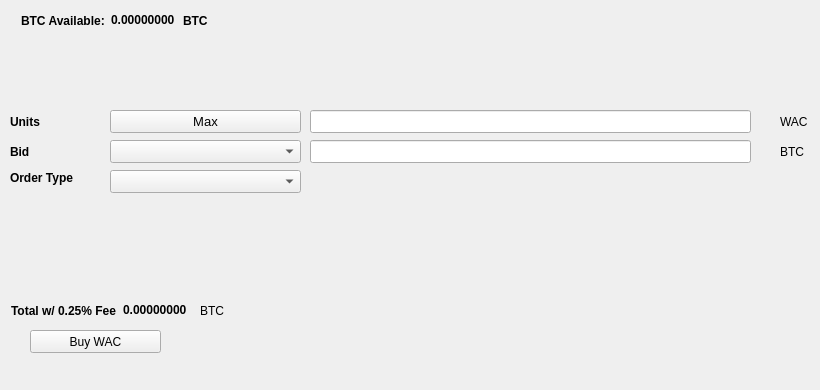
   <widget class="QWidget" name="BuyTab">
    <attribute name="title">
     <string>Buy</string>
    </attribute>
    <widget class="QPushButton" name="BuyWAC">
     <property name="geometry">
      <rect>
       <x>30</x>
       <y>330</y>
       <width>131</width>
       <height>23</height>
      </rect>
     </property>
     <property name="text">
      <string>Buy WAC</string>
     </property>
     <property name="icon">
      <iconset resource="../wac.qrc">
       <normaloff>:/icons/bitcoin</normaloff>:/icons/bitcoin</iconset>
     </property>
    </widget>
    <widget class="QLabel" name="label_3">
     <property name="geometry">
      <rect>
       <x>10</x>
       <y>110</y>
       <width>46</width>
       <height>23</height>
      </rect>
     </property>
     <property name="font">
      <font>
       <weight>75</weight>
       <bold>true</bold>
      </font>
     </property>
     <property name="text">
      <string>Units</string>
     </property>
    </widget>
    <widget class="QLineEdit" name="UnitsInput">
     <property name="geometry">
      <rect>
       <x>310</x>
       <y>110</y>
       <width>441</width>
       <height>23</height>
      </rect>
     </property>
     <property name="font">
      <font>
       <pointsize>9</pointsize>
       <weight>75</weight>
       <bold>true</bold>
      </font>
     </property>
    </widget>
    <widget class="QLineEdit" name="BuyBidPriceEdit">
     <property name="geometry">
      <rect>
       <x>310</x>
       <y>140</y>
       <width>441</width>
       <height>23</height>
      </rect>
     </property>
     <property name="font">
      <font>
       <pointsize>9</pointsize>
       <weight>75</weight>
       <bold>true</bold>
      </font>
     </property>
    </widget>
    <widget class="QLabel" name="label_4">
     <property name="geometry">
      <rect>
       <x>780</x>
       <y>110</y>
       <width>31</width>
       <height>23</height>
      </rect>
     </property>
     <property name="text">
      <string>WAC</string>
     </property>
    </widget>
    <widget class="QLabel" name="label_5">
     <property name="geometry">
      <rect>
       <x>780</x>
       <y>140</y>
       <width>31</width>
       <height>23</height>
      </rect>
     </property>
     <property name="text">
      <string>BTC</string>
     </property>
    </widget>
    <widget class="QLabel" name="label_6">
     <property name="geometry">
      <rect>
       <x>10</x>
       <y>140</y>
       <width>46</width>
       <height>23</height>
      </rect>
     </property>
     <property name="font">
      <font>
       <weight>75</weight>
       <bold>true</bold>
      </font>
     </property>
     <property name="text">
      <string>Bid</string>
     </property>
    </widget>
    <widget class="QLabel" name="label_7">
     <property name="geometry">
      <rect>
       <x>10</x>
       <y>170</y>
       <width>91</width>
       <height>16</height>
      </rect>
     </property>
     <property name="font">
      <font>
       <weight>75</weight>
       <bold>true</bold>
      </font>
     </property>
     <property name="text">
      <string>Order Type</string>
     </property>
    </widget>
    <widget class="QPushButton" name="Buy_Max_Amount">
     <property name="geometry">
      <rect>
       <x>110</x>
       <y>110</y>
       <width>191</width>
       <height>23</height>
      </rect>
     </property>
     <property name="font">
      <font>
       <pointsize>10</pointsize>
      </font>
     </property>
     <property name="text">
      <string>Max</string>
     </property>
    </widget>
    <widget class="QComboBox" name="BuyBidcomboBox">
     <property name="geometry">
      <rect>
       <x>110</x>
       <y>140</y>
       <width>191</width>
       <height>23</height>
      </rect>
     </property>
     <property name="font">
      <font>
       <pointsize>10</pointsize>
      </font>
     </property>
    </widget>
    <widget class="QComboBox" name="buyOrdertypeCombo">
     <property name="geometry">
      <rect>
       <x>110</x>
       <y>170</y>
       <width>191</width>
       <height>23</height>
      </rect>
     </property>
     <property name="font">
      <font>
       <pointsize>10</pointsize>
      </font>
     </property>
    </widget>
    <widget class="QWidget" name="layoutWidget1">
     <property name="geometry">
      <rect>
       <x>21</x>
       <y>11</y>
       <width>227</width>
       <height>19</height>
      </rect>
     </property>
     <layout class="QHBoxLayout" name="horizontalLayout_3">
      <item>
       <widget class="QLabel" name="label232">
        <property name="font">
         <font>
          <weight>75</weight>
          <bold>true</bold>
         </font>
        </property>
        <property name="text">
         <string>BTC Available:</string>
        </property>
       </widget>
      </item>
      <item>
       <widget class="QLabel" name="BtcAvailableLbl">
        <property name="palette">
         <palette>
          <active>
           <colorrole role="WindowText">
            <brush brushstyle="SolidPattern">
             <color alpha="255">
              <red>0</red>
              <green>0</green>
              <blue>0</blue>
             </color>
            </brush>
           </colorrole>
           <colorrole role="Button">
            <brush brushstyle="SolidPattern">
             <color alpha="255">
              <red>0</red>
              <green>170</green>
              <blue>0</blue>
             </color>
            </brush>
           </colorrole>
           <colorrole role="Light">
            <brush brushstyle="SolidPattern">
             <color alpha="255">
              <red>0</red>
              <green>255</green>
              <blue>0</blue>
             </color>
            </brush>
           </colorrole>
           <colorrole role="Midlight">
            <brush brushstyle="SolidPattern">
             <color alpha="255">
              <red>0</red>
              <green>212</green>
              <blue>0</blue>
             </color>
            </brush>
           </colorrole>
           <colorrole role="Dark">
            <brush brushstyle="SolidPattern">
             <color alpha="255">
              <red>0</red>
              <green>85</green>
              <blue>0</blue>
             </color>
            </brush>
           </colorrole>
           <colorrole role="Mid">
            <brush brushstyle="SolidPattern">
             <color alpha="255">
              <red>0</red>
              <green>113</green>
              <blue>0</blue>
             </color>
            </brush>
           </colorrole>
           <colorrole role="Text">
            <brush brushstyle="SolidPattern">
             <color alpha="255">
              <red>0</red>
              <green>170</green>
              <blue>0</blue>
             </color>
            </brush>
           </colorrole>
           <colorrole role="BrightText">
            <brush brushstyle="SolidPattern">
             <color alpha="255">
              <red>255</red>
              <green>255</green>
              <blue>255</blue>
             </color>
            </brush>
           </colorrole>
           <colorrole role="ButtonText">
            <brush brushstyle="SolidPattern">
             <color alpha="255">
              <red>0</red>
              <green>0</green>
              <blue>0</blue>
             </color>
            </brush>
           </colorrole>
           <colorrole role="Base">
            <brush brushstyle="SolidPattern">
             <color alpha="255">
              <red>255</red>
              <green>255</green>
              <blue>255</blue>
             </color>
            </brush>
           </colorrole>
           <colorrole role="Window">
            <brush brushstyle="SolidPattern">
             <color alpha="255">
              <red>0</red>
              <green>170</green>
              <blue>0</blue>
             </color>
            </brush>
           </colorrole>
           <colorrole role="Shadow">
            <brush brushstyle="SolidPattern">
             <color alpha="255">
              <red>0</red>
              <green>0</green>
              <blue>0</blue>
             </color>
            </brush>
           </colorrole>
           <colorrole role="AlternateBase">
            <brush brushstyle="SolidPattern">
             <color alpha="255">
              <red>127</red>
              <green>212</green>
              <blue>127</blue>
             </color>
            </brush>
           </colorrole>
           <colorrole role="ToolTipBase">
            <brush brushstyle="SolidPattern">
             <color alpha="255">
              <red>255</red>
              <green>255</green>
              <blue>220</blue>
             </color>
            </brush>
           </colorrole>
           <colorrole role="ToolTipText">
            <brush brushstyle="SolidPattern">
             <color alpha="255">
              <red>0</red>
              <green>0</green>
              <blue>0</blue>
             </color>
            </brush>
           </colorrole>
          </active>
          <inactive>
           <colorrole role="WindowText">
            <brush brushstyle="SolidPattern">
             <color alpha="255">
              <red>0</red>
              <green>0</green>
              <blue>0</blue>
             </color>
            </brush>
           </colorrole>
           <colorrole role="Button">
            <brush brushstyle="SolidPattern">
             <color alpha="255">
              <red>0</red>
              <green>170</green>
              <blue>0</blue>
             </color>
            </brush>
           </colorrole>
           <colorrole role="Light">
            <brush brushstyle="SolidPattern">
             <color alpha="255">
              <red>0</red>
              <green>255</green>
              <blue>0</blue>
             </color>
            </brush>
           </colorrole>
           <colorrole role="Midlight">
            <brush brushstyle="SolidPattern">
             <color alpha="255">
              <red>0</red>
              <green>212</green>
              <blue>0</blue>
             </color>
            </brush>
           </colorrole>
           <colorrole role="Dark">
            <brush brushstyle="SolidPattern">
             <color alpha="255">
              <red>0</red>
              <green>85</green>
              <blue>0</blue>
             </color>
            </brush>
           </colorrole>
           <colorrole role="Mid">
            <brush brushstyle="SolidPattern">
             <color alpha="255">
              <red>0</red>
              <green>113</green>
              <blue>0</blue>
             </color>
            </brush>
           </colorrole>
           <colorrole role="Text">
            <brush brushstyle="SolidPattern">
             <color alpha="255">
              <red>0</red>
              <green>170</green>
              <blue>0</blue>
             </color>
            </brush>
           </colorrole>
           <colorrole role="BrightText">
            <brush brushstyle="SolidPattern">
             <color alpha="255">
              <red>255</red>
              <green>255</green>
              <blue>255</blue>
             </color>
            </brush>
           </colorrole>
           <colorrole role="ButtonText">
            <brush brushstyle="SolidPattern">
             <color alpha="255">
              <red>0</red>
              <green>0</green>
              <blue>0</blue>
             </color>
            </brush>
           </colorrole>
           <colorrole role="Base">
            <brush brushstyle="SolidPattern">
             <color alpha="255">
              <red>255</red>
              <green>255</green>
              <blue>255</blue>
             </color>
            </brush>
           </colorrole>
           <colorrole role="Window">
            <brush brushstyle="SolidPattern">
             <color alpha="255">
              <red>0</red>
              <green>170</green>
              <blue>0</blue>
             </color>
            </brush>
           </colorrole>
           <colorrole role="Shadow">
            <brush brushstyle="SolidPattern">
             <color alpha="255">
              <red>0</red>
              <green>0</green>
              <blue>0</blue>
             </color>
            </brush>
           </colorrole>
           <colorrole role="AlternateBase">
            <brush brushstyle="SolidPattern">
             <color alpha="255">
              <red>127</red>
              <green>212</green>
              <blue>127</blue>
             </color>
            </brush>
           </colorrole>
           <colorrole role="ToolTipBase">
            <brush brushstyle="SolidPattern">
             <color alpha="255">
              <red>255</red>
              <green>255</green>
              <blue>220</blue>
             </color>
            </brush>
           </colorrole>
           <colorrole role="ToolTipText">
            <brush brushstyle="SolidPattern">
             <color alpha="255">
              <red>0</red>
              <green>0</green>
              <blue>0</blue>
             </color>
            </brush>
           </colorrole>
          </inactive>
          <disabled>
           <colorrole role="WindowText">
            <brush brushstyle="SolidPattern">
             <color alpha="255">
              <red>0</red>
              <green>85</green>
              <blue>0</blue>
             </color>
            </brush>
           </colorrole>
           <colorrole role="Button">
            <brush brushstyle="SolidPattern">
             <color alpha="255">
              <red>0</red>
              <green>170</green>
              <blue>0</blue>
             </color>
            </brush>
           </colorrole>
           <colorrole role="Light">
            <brush brushstyle="SolidPattern">
             <color alpha="255">
              <red>0</red>
              <green>255</green>
              <blue>0</blue>
             </color>
            </brush>
           </colorrole>
           <colorrole role="Midlight">
            <brush brushstyle="SolidPattern">
             <color alpha="255">
              <red>0</red>
              <green>212</green>
              <blue>0</blue>
             </color>
            </brush>
           </colorrole>
           <colorrole role="Dark">
            <brush brushstyle="SolidPattern">
             <color alpha="255">
              <red>0</red>
              <green>85</green>
              <blue>0</blue>
             </color>
            </brush>
           </colorrole>
           <colorrole role="Mid">
            <brush brushstyle="SolidPattern">
             <color alpha="255">
              <red>0</red>
              <green>113</green>
              <blue>0</blue>
             </color>
            </brush>
           </colorrole>
           <colorrole role="Text">
            <brush brushstyle="SolidPattern">
             <color alpha="255">
              <red>0</red>
              <green>85</green>
              <blue>0</blue>
             </color>
            </brush>
           </colorrole>
           <colorrole role="BrightText">
            <brush brushstyle="SolidPattern">
             <color alpha="255">
              <red>255</red>
              <green>255</green>
              <blue>255</blue>
             </color>
            </brush>
           </colorrole>
           <colorrole role="ButtonText">
            <brush brushstyle="SolidPattern">
             <color alpha="255">
              <red>0</red>
              <green>85</green>
              <blue>0</blue>
             </color>
            </brush>
           </colorrole>
           <colorrole role="Base">
            <brush brushstyle="SolidPattern">
             <color alpha="255">
              <red>0</red>
              <green>170</green>
              <blue>0</blue>
             </color>
            </brush>
           </colorrole>
           <colorrole role="Window">
            <brush brushstyle="SolidPattern">
             <color alpha="255">
              <red>0</red>
              <green>170</green>
              <blue>0</blue>
             </color>
            </brush>
           </colorrole>
           <colorrole role="Shadow">
            <brush brushstyle="SolidPattern">
             <color alpha="255">
              <red>0</red>
              <green>0</green>
              <blue>0</blue>
             </color>
            </brush>
           </colorrole>
           <colorrole role="AlternateBase">
            <brush brushstyle="SolidPattern">
             <color alpha="255">
              <red>0</red>
              <green>170</green>
              <blue>0</blue>
             </color>
            </brush>
           </colorrole>
           <colorrole role="ToolTipBase">
            <brush brushstyle="SolidPattern">
             <color alpha="255">
              <red>255</red>
              <green>255</green>
              <blue>220</blue>
             </color>
            </brush>
           </colorrole>
           <colorrole role="ToolTipText">
            <brush brushstyle="SolidPattern">
             <color alpha="255">
              <red>0</red>
              <green>0</green>
              <blue>0</blue>
             </color>
            </brush>
           </colorrole>
          </disabled>
         </palette>
        </property>
        <property name="font">
         <font>
          <weight>75</weight>
          <bold>true</bold>
         </font>
        </property>
        <property name="text">
         <string>0.00000000</string>
        </property>
        <property name="textInteractionFlags">
         <set>Qt::LinksAccessibleByMouse|Qt::TextSelectableByKeyboard|Qt::TextSelectableByMouse</set>
        </property>
       </widget>
      </item>
      <item>
       <widget class="QLabel" name="BtcAvailableLbl_2">
        <property name="font">
         <font>
          <weight>75</weight>
          <bold>true</bold>
         </font>
        </property>
        <property name="text">
         <string>BTC</string>
        </property>
       </widget>
      </item>
     </layout>
    </widget>
    <widget class="QWidget" name="layoutWidge2">
     <property name="geometry">
      <rect>
       <x>11</x>
       <y>301</y>
       <width>259</width>
       <height>19</height>
      </rect>
     </property>
     <layout class="QHBoxLayout" name="horizontalLayout_4">
      <item>
       <widget class="QLabel" name="label_9">
        <property name="font">
         <font>
          <weight>75</weight>
          <bold>true</bold>
         </font>
        </property>
        <property name="text">
         <string>Total w/ 0.25% Fee</string>
        </property>
       </widget>
      </item>
      <item>
       <widget class="QLabel" name="BuyCostLabel">
        <property name="palette">
         <palette>
          <active>
           <colorrole role="WindowText">
            <brush brushstyle="SolidPattern">
             <color alpha="255">
              <red>0</red>
              <green>0</green>
              <blue>0</blue>
             </color>
            </brush>
           </colorrole>
           <colorrole role="Button">
            <brush brushstyle="SolidPattern">
             <color alpha="255">
              <red>0</red>
              <green>170</green>
              <blue>0</blue>
             </color>
            </brush>
           </colorrole>
           <colorrole role="Light">
            <brush brushstyle="SolidPattern">
             <color alpha="255">
              <red>0</red>
              <green>255</green>
              <blue>0</blue>
             </color>
            </brush>
           </colorrole>
           <colorrole role="Midlight">
            <brush brushstyle="SolidPattern">
             <color alpha="255">
              <red>0</red>
              <green>212</green>
              <blue>0</blue>
             </color>
            </brush>
           </colorrole>
           <colorrole role="Dark">
            <brush brushstyle="SolidPattern">
             <color alpha="255">
              <red>0</red>
              <green>85</green>
              <blue>0</blue>
             </color>
            </brush>
           </colorrole>
           <colorrole role="Mid">
            <brush brushstyle="SolidPattern">
             <color alpha="255">
              <red>0</red>
              <green>113</green>
              <blue>0</blue>
             </color>
            </brush>
           </colorrole>
           <colorrole role="Text">
            <brush brushstyle="SolidPattern">
             <color alpha="255">
              <red>0</red>
              <green>170</green>
              <blue>0</blue>
             </color>
            </brush>
           </colorrole>
           <colorrole role="BrightText">
            <brush brushstyle="SolidPattern">
             <color alpha="255">
              <red>255</red>
              <green>255</green>
              <blue>255</blue>
             </color>
            </brush>
           </colorrole>
           <colorrole role="ButtonText">
            <brush brushstyle="SolidPattern">
             <color alpha="255">
              <red>0</red>
              <green>0</green>
              <blue>0</blue>
             </color>
            </brush>
           </colorrole>
           <colorrole role="Base">
            <brush brushstyle="SolidPattern">
             <color alpha="255">
              <red>255</red>
              <green>255</green>
              <blue>255</blue>
             </color>
            </brush>
           </colorrole>
           <colorrole role="Window">
            <brush brushstyle="SolidPattern">
             <color alpha="255">
              <red>0</red>
              <green>170</green>
              <blue>0</blue>
             </color>
            </brush>
           </colorrole>
           <colorrole role="Shadow">
            <brush brushstyle="SolidPattern">
             <color alpha="255">
              <red>0</red>
              <green>0</green>
              <blue>0</blue>
             </color>
            </brush>
           </colorrole>
           <colorrole role="AlternateBase">
            <brush brushstyle="SolidPattern">
             <color alpha="255">
              <red>127</red>
              <green>212</green>
              <blue>127</blue>
             </color>
            </brush>
           </colorrole>
           <colorrole role="ToolTipBase">
            <brush brushstyle="SolidPattern">
             <color alpha="255">
              <red>255</red>
              <green>255</green>
              <blue>220</blue>
             </color>
            </brush>
           </colorrole>
           <colorrole role="ToolTipText">
            <brush brushstyle="SolidPattern">
             <color alpha="255">
              <red>0</red>
              <green>0</green>
              <blue>0</blue>
             </color>
            </brush>
           </colorrole>
          </active>
          <inactive>
           <colorrole role="WindowText">
            <brush brushstyle="SolidPattern">
             <color alpha="255">
              <red>0</red>
              <green>0</green>
              <blue>0</blue>
             </color>
            </brush>
           </colorrole>
           <colorrole role="Button">
            <brush brushstyle="SolidPattern">
             <color alpha="255">
              <red>0</red>
              <green>170</green>
              <blue>0</blue>
             </color>
            </brush>
           </colorrole>
           <colorrole role="Light">
            <brush brushstyle="SolidPattern">
             <color alpha="255">
              <red>0</red>
              <green>255</green>
              <blue>0</blue>
             </color>
            </brush>
           </colorrole>
           <colorrole role="Midlight">
            <brush brushstyle="SolidPattern">
             <color alpha="255">
              <red>0</red>
              <green>212</green>
              <blue>0</blue>
             </color>
            </brush>
           </colorrole>
           <colorrole role="Dark">
            <brush brushstyle="SolidPattern">
             <color alpha="255">
              <red>0</red>
              <green>85</green>
              <blue>0</blue>
             </color>
            </brush>
           </colorrole>
           <colorrole role="Mid">
            <brush brushstyle="SolidPattern">
             <color alpha="255">
              <red>0</red>
              <green>113</green>
              <blue>0</blue>
             </color>
            </brush>
           </colorrole>
           <colorrole role="Text">
            <brush brushstyle="SolidPattern">
             <color alpha="255">
              <red>0</red>
              <green>170</green>
              <blue>0</blue>
             </color>
            </brush>
           </colorrole>
           <colorrole role="BrightText">
            <brush brushstyle="SolidPattern">
             <color alpha="255">
              <red>255</red>
              <green>255</green>
              <blue>255</blue>
             </color>
            </brush>
           </colorrole>
           <colorrole role="ButtonText">
            <brush brushstyle="SolidPattern">
             <color alpha="255">
              <red>0</red>
              <green>0</green>
              <blue>0</blue>
             </color>
            </brush>
           </colorrole>
           <colorrole role="Base">
            <brush brushstyle="SolidPattern">
             <color alpha="255">
              <red>255</red>
              <green>255</green>
              <blue>255</blue>
             </color>
            </brush>
           </colorrole>
           <colorrole role="Window">
            <brush brushstyle="SolidPattern">
             <color alpha="255">
              <red>0</red>
              <green>170</green>
              <blue>0</blue>
             </color>
            </brush>
           </colorrole>
           <colorrole role="Shadow">
            <brush brushstyle="SolidPattern">
             <color alpha="255">
              <red>0</red>
              <green>0</green>
              <blue>0</blue>
             </color>
            </brush>
           </colorrole>
           <colorrole role="AlternateBase">
            <brush brushstyle="SolidPattern">
             <color alpha="255">
              <red>127</red>
              <green>212</green>
              <blue>127</blue>
             </color>
            </brush>
           </colorrole>
           <colorrole role="ToolTipBase">
            <brush brushstyle="SolidPattern">
             <color alpha="255">
              <red>255</red>
              <green>255</green>
              <blue>220</blue>
             </color>
            </brush>
           </colorrole>
           <colorrole role="ToolTipText">
            <brush brushstyle="SolidPattern">
             <color alpha="255">
              <red>0</red>
              <green>0</green>
              <blue>0</blue>
             </color>
            </brush>
           </colorrole>
          </inactive>
          <disabled>
           <colorrole role="WindowText">
            <brush brushstyle="SolidPattern">
             <color alpha="255">
              <red>0</red>
              <green>85</green>
              <blue>0</blue>
             </color>
            </brush>
           </colorrole>
           <colorrole role="Button">
            <brush brushstyle="SolidPattern">
             <color alpha="255">
              <red>0</red>
              <green>170</green>
              <blue>0</blue>
             </color>
            </brush>
           </colorrole>
           <colorrole role="Light">
            <brush brushstyle="SolidPattern">
             <color alpha="255">
              <red>0</red>
              <green>255</green>
              <blue>0</blue>
             </color>
            </brush>
           </colorrole>
           <colorrole role="Midlight">
            <brush brushstyle="SolidPattern">
             <color alpha="255">
              <red>0</red>
              <green>212</green>
              <blue>0</blue>
             </color>
            </brush>
           </colorrole>
           <colorrole role="Dark">
            <brush brushstyle="SolidPattern">
             <color alpha="255">
              <red>0</red>
              <green>85</green>
              <blue>0</blue>
             </color>
            </brush>
           </colorrole>
           <colorrole role="Mid">
            <brush brushstyle="SolidPattern">
             <color alpha="255">
              <red>0</red>
              <green>113</green>
              <blue>0</blue>
             </color>
            </brush>
           </colorrole>
           <colorrole role="Text">
            <brush brushstyle="SolidPattern">
             <color alpha="255">
              <red>0</red>
              <green>85</green>
              <blue>0</blue>
             </color>
            </brush>
           </colorrole>
           <colorrole role="BrightText">
            <brush brushstyle="SolidPattern">
             <color alpha="255">
              <red>255</red>
              <green>255</green>
              <blue>255</blue>
             </color>
            </brush>
           </colorrole>
           <colorrole role="ButtonText">
            <brush brushstyle="SolidPattern">
             <color alpha="255">
              <red>0</red>
              <green>85</green>
              <blue>0</blue>
             </color>
            </brush>
           </colorrole>
           <colorrole role="Base">
            <brush brushstyle="SolidPattern">
             <color alpha="255">
              <red>0</red>
              <green>170</green>
              <blue>0</blue>
             </color>
            </brush>
           </colorrole>
           <colorrole role="Window">
            <brush brushstyle="SolidPattern">
             <color alpha="255">
              <red>0</red>
              <green>170</green>
              <blue>0</blue>
             </color>
            </brush>
           </colorrole>
           <colorrole role="Shadow">
            <brush brushstyle="SolidPattern">
             <color alpha="255">
              <red>0</red>
              <green>0</green>
              <blue>0</blue>
             </color>
            </brush>
           </colorrole>
           <colorrole role="AlternateBase">
            <brush brushstyle="SolidPattern">
             <color alpha="255">
              <red>0</red>
              <green>170</green>
              <blue>0</blue>
             </color>
            </brush>
           </colorrole>
           <colorrole role="ToolTipBase">
            <brush brushstyle="SolidPattern">
             <color alpha="255">
              <red>255</red>
              <green>255</green>
              <blue>220</blue>
             </color>
            </brush>
           </colorrole>
           <colorrole role="ToolTipText">
            <brush brushstyle="SolidPattern">
             <color alpha="255">
              <red>0</red>
              <green>0</green>
              <blue>0</blue>
             </color>
            </brush>
           </colorrole>
          </disabled>
         </palette>
        </property>
        <property name="font">
         <font>
          <weight>75</weight>
          <bold>true</bold>
         </font>
        </property>
        <property name="autoFillBackground">
         <bool>false</bool>
        </property>
        <property name="text">
         <string>0.00000000</string>
        </property>
        <property name="textInteractionFlags">
         <set>Qt::LinksAccessibleByMouse|Qt::TextSelectableByMouse</set>
        </property>
       </widget>
      </item>
      <item>
       <widget class="QLabel" name="label_10">
        <property name="font">
         <font>
          <weight>50</weight>
          <bold>false</bold>
         </font>
        </property>
        <property name="text">
         <string>BTC</string>
        </property>
       </widget>
      </item>
     </layout>
    </widget>
    <widget class="QLabel" name="label_24">
     <property name="geometry">
      <rect>
       <x>460</x>
       <y>300</y>
       <width>281</width>
       <height>81</height>
      </rect>
     </property>
     <property name="text">
      <string/>
     </property>
     <property name="pixmap">
      <pixmap>:/images/bittrex</pixmap>
     </property>
    </widget>
   </widget>
